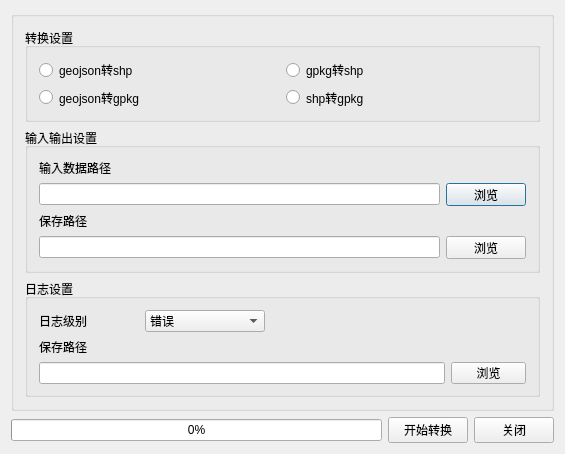
<?xml version="1.0" encoding="UTF-8"?>
<ui version="4.0">
 <class>SeRasterFormatConversionDialog</class>
 <widget class="QDialog" name="SeRasterFormatConversionDialog">
  <property name="geometry">
   <rect>
    <x>0</x>
    <y>0</y>
    <width>561</width>
    <height>447</height>
   </rect>
  </property>
  <property name="windowTitle">
   <string>矢量数据格式转换工具</string>
  </property>
  <layout class="QGridLayout" name="gridLayout_4">
   <item row="0" column="0" colspan="3">
    <widget class="QGroupBox" name="groupBox_2">
     <property name="minimumSize">
      <size>
       <width>543</width>
       <height>400</height>
      </size>
     </property>
     <property name="title">
      <string/>
     </property>
     <layout class="QGridLayout" name="gridLayout_3">
      <item row="0" column="0">
       <widget class="QGroupBox" name="groupBox">
        <property name="minimumSize">
         <size>
          <width>0</width>
          <height>87</height>
         </size>
        </property>
        <property name="title">
         <string>转换设置</string>
        </property>
        <layout class="QGridLayout" name="gridLayout">
         <item row="0" column="0">
          <widget class="QRadioButton" name="radioButton_geojson2shp">
           <property name="text">
            <string>geojson转shp</string>
           </property>
          </widget>
         </item>
         <item row="0" column="1">
          <widget class="QRadioButton" name="radioButton_gpkg2shp">
           <property name="text">
            <string>gpkg转shp</string>
           </property>
          </widget>
         </item>
         <item row="1" column="0">
          <widget class="QRadioButton" name="radioButton_geojson2gpkg">
           <property name="text">
            <string>geojson转gpkg</string>
           </property>
          </widget>
         </item>
         <item row="1" column="1">
          <widget class="QRadioButton" name="radioButton_shp2gpkg">
           <property name="text">
            <string>shp转gpkg</string>
           </property>
          </widget>
         </item>
        </layout>
       </widget>
      </item>
      <item row="1" column="0">
       <widget class="QGroupBox" name="groupBox_InputData">
        <property name="minimumSize">
         <size>
          <width>0</width>
          <height>87</height>
         </size>
        </property>
        <property name="maximumSize">
         <size>
          <width>16777215</width>
          <height>16777215</height>
         </size>
        </property>
        <property name="title">
         <string>输入输出设置</string>
        </property>
        <layout class="QGridLayout" name="gridLayout_2">
         <item row="0" column="0">
          <widget class="QLabel" name="label">
           <property name="text">
            <string>输入数据路径</string>
           </property>
          </widget>
         </item>
         <item row="1" column="0">
          <widget class="QLineEdit" name="lineEdit_InputDataPath">
           <property name="minimumSize">
            <size>
             <width>0</width>
             <height>0</height>
            </size>
           </property>
           <property name="maximumSize">
            <size>
             <width>16777215</width>
             <height>16777215</height>
            </size>
           </property>
          </widget>
         </item>
         <item row="1" column="1">
          <widget class="QPushButton" name="Button_Open">
           <property name="text">
            <string>浏览</string>
           </property>
          </widget>
         </item>
         <item row="2" column="0">
          <widget class="QLabel" name="label_3">
           <property name="text">
            <string>保存路径</string>
           </property>
          </widget>
         </item>
         <item row="3" column="0">
          <widget class="QLineEdit" name="lineEdit_OutputPath">
           <property name="minimumSize">
            <size>
             <width>0</width>
             <height>19</height>
            </size>
           </property>
           <property name="maximumSize">
            <size>
             <width>16777215</width>
             <height>16777215</height>
            </size>
           </property>
          </widget>
         </item>
         <item row="3" column="1">
          <widget class="QPushButton" name="Button_Save">
           <property name="text">
            <string>浏览</string>
           </property>
          </widget>
         </item>
        </layout>
       </widget>
      </item>
      <item row="2" column="0">
       <widget class="QGroupBox" name="groupBox_InputData_3">
        <property name="minimumSize">
         <size>
          <width>0</width>
          <height>100</height>
         </size>
        </property>
        <property name="maximumSize">
         <size>
          <width>16777215</width>
          <height>16777215</height>
         </size>
        </property>
        <property name="title">
         <string>日志设置</string>
        </property>
        <layout class="QGridLayout" name="gridLayout_7">
         <item row="0" column="0">
          <widget class="QLabel" name="label_ShpPath_4">
           <property name="minimumSize">
            <size>
             <width>100</width>
             <height>0</height>
            </size>
           </property>
           <property name="maximumSize">
            <size>
             <width>100</width>
             <height>16777215</height>
            </size>
           </property>
           <property name="text">
            <string>日志级别</string>
           </property>
           <property name="alignment">
            <set>Qt::AlignLeading|Qt::AlignLeft|Qt::AlignVCenter</set>
           </property>
          </widget>
         </item>
         <item row="0" column="1">
          <widget class="QComboBox" name="comboBox_LogLevel">
           <property name="maximumSize">
            <size>
             <width>120</width>
             <height>16777215</height>
            </size>
           </property>
           <item>
            <property name="text">
             <string>错误</string>
            </property>
           </item>
           <item>
            <property name="text">
             <string>信息</string>
            </property>
           </item>
           <item>
            <property name="text">
             <string>调试</string>
            </property>
           </item>
          </widget>
         </item>
         <item row="0" column="2" colspan="2">
          <spacer name="horizontalSpacer_5">
           <property name="orientation">
            <enum>Qt::Horizontal</enum>
           </property>
           <property name="sizeHint" stdset="0">
            <size>
             <width>238</width>
             <height>20</height>
            </size>
           </property>
          </spacer>
         </item>
         <item row="1" column="0">
          <widget class="QLabel" name="label_ShpPath_3">
           <property name="text">
            <string>保存路径</string>
           </property>
           <property name="alignment">
            <set>Qt::AlignLeading|Qt::AlignLeft|Qt::AlignVCenter</set>
           </property>
          </widget>
         </item>
         <item row="2" column="0" colspan="3">
          <widget class="QLineEdit" name="lineEdit_OutputLogPath">
           <property name="minimumSize">
            <size>
             <width>0</width>
             <height>19</height>
            </size>
           </property>
           <property name="maximumSize">
            <size>
             <width>16777215</width>
             <height>16777215</height>
            </size>
           </property>
           <property name="toolTip">
            <string>设置日志文件保存路径</string>
           </property>
          </widget>
         </item>
         <item row="2" column="3">
          <widget class="QPushButton" name="Button_SaveLogFilePath">
           <property name="maximumSize">
            <size>
             <width>75</width>
             <height>16777215</height>
            </size>
           </property>
           <property name="text">
            <string>浏览</string>
           </property>
          </widget>
         </item>
        </layout>
       </widget>
      </item>
     </layout>
    </widget>
   </item>
   <item row="1" column="0">
    <widget class="QProgressBar" name="progressBar">
     <property name="value">
      <number>0</number>
     </property>
    </widget>
   </item>
   <item row="1" column="1">
    <widget class="QPushButton" name="Button_OK">
     <property name="text">
      <string>开始转换</string>
     </property>
    </widget>
   </item>
   <item row="1" column="2">
    <widget class="QPushButton" name="Button_Cancel">
     <property name="text">
      <string>关闭</string>
     </property>
    </widget>
   </item>
  </layout>
 </widget>
 <layoutdefault spacing="6" margin="11"/>
 <resources>
  <include location="../map_quality_check_tools.qrc"/>
 </resources>
 <connections/>
</ui>
